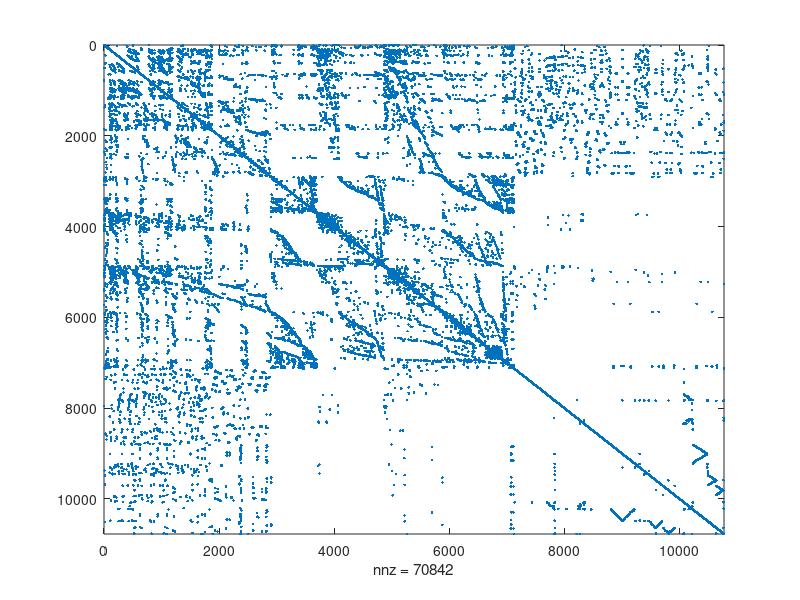

MATLAB code to generate this figure:
clear all;
close all;
clc;


load ('A_SymPosDef');

%Original matrix
spy(A_SymPosDef);


%Reverse Cuthill-McKee permuted matrix
%r = symrcm(A_SymPosDef);
%spy(A_SymPosDef(r,r))


%Cholesky factor of the original matrix
%spy(chol(A_SymPosDef));


%Cholesky factor of the Reverse Cuthill-McKee permuted matrix
%r = symrcm(A_SymPosDef);
%spy(chol(A_SymPosDef(r,r)))
